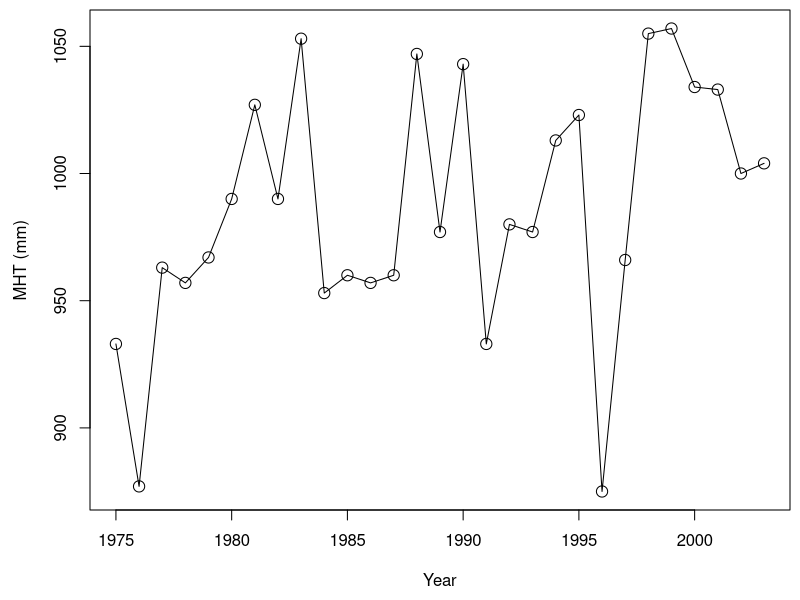
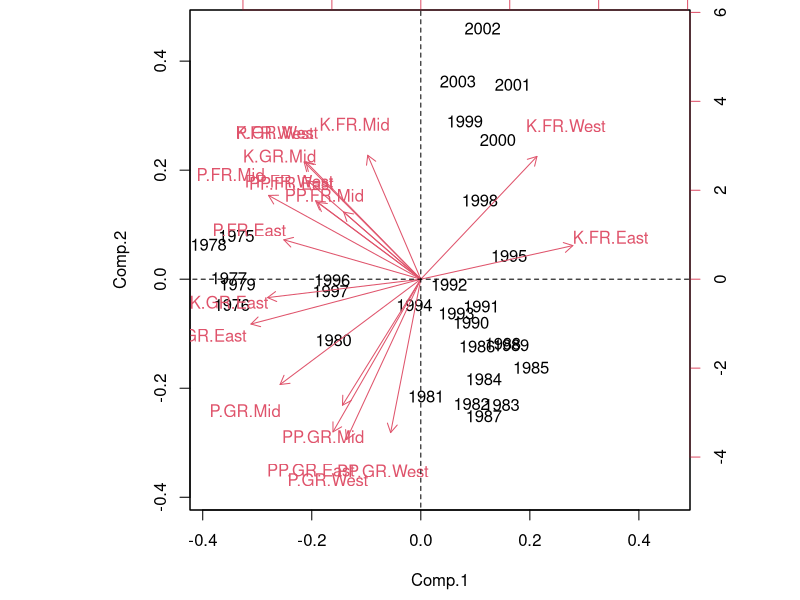

These charts were generated, in order, by the following R code:
#    R code for: Chapter 35 in:
#    Analysing Ecological Data. (2007). Zuur,  Ieno and Smith. Springer,  680p.
#    This file was produced by Alain Zuur (highstat@highstat.com)
#    www.highstat.com

#    This program is free software; you can redistribute it and/or modify
#    it under the terms of the GNU General Public License as published by
#    the Free Software Foundation; either version 2 of the License,  or
#    (at your option) any later version.
#
#    This program is distributed in the hope that it will be useful,  
#    but WITHOUT ANY WARRANTY; without even the implied warranty of
#    MERCHANTABILITY or FITNESS FOR A PARTICULAR PURPOSE.  See the
#    GNU General Public License for more details.



setwd("D:\\applicat\\HighlandStatistics\\Book\\R\\RChapter35")

par(mar = c(4.5,  4.5,  0.5,  0.5),  cex.lab = 1,  cex.axis = 1)

Y <- read.table("Saltmarsh.txt", header = T, row.names=1)



#      Figure 35.3
 plot(Y[,1], Y[,20], type="l", xlab="Year", ylab="MHT (mm)")
 points(Y[,1], Y[,20], cex=1.5)



#      Figure 35.5 
a<-princomp(Y[,2:19], cor=T)
biplot(a)
lines(c(-10,10),c(0,0), lty=2)
lines(c(0,0),c(-10,10), lty=2)
#Note: The book uses the software package Brodgar
#which produces a graph with a slightly different format
#The actual biplot is the same though.



summary(a)
# The first two eigenvalues are corresponding to 66% 
# of the variation in the data 
# (see Cumulativ Proportion for Comp. 2). 
# Here Comp.1, Comp.2, etc. - eigenvalues. 
 
 
 
 
 